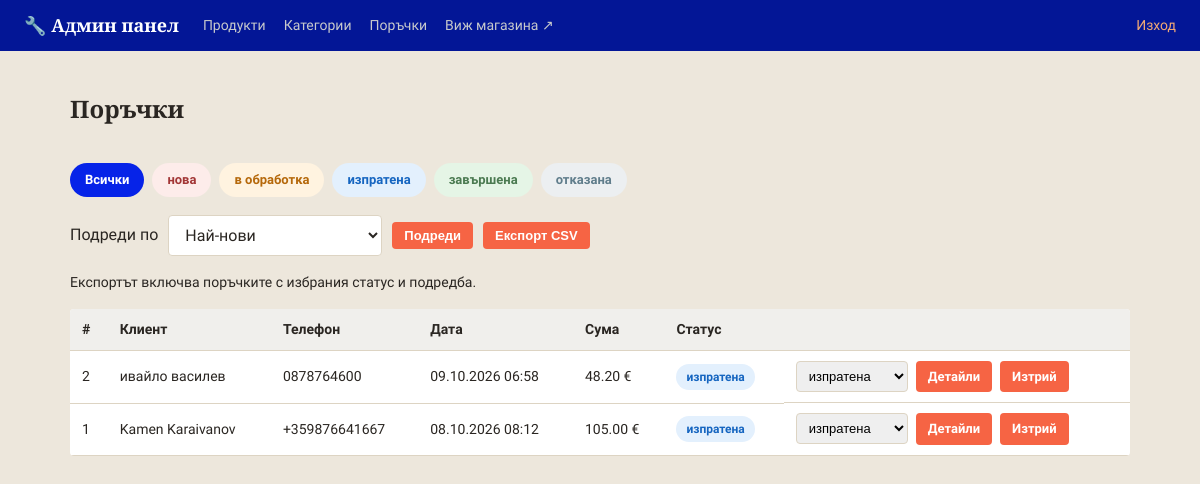
The page /admin/orders (signed in) on the database as committed earlier.
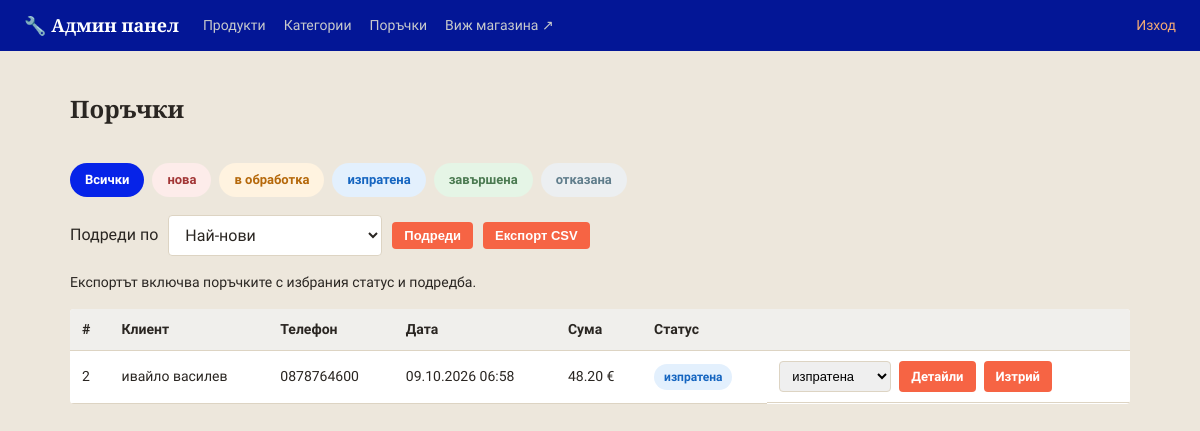
The same page on the database as committed later.
### models.py (models this page shows)
class Order(db.Model):
    __tablename__ = 'orders'
    STATUSES = ['нова', 'в обработка', 'изпратена', 'завършена', 'отказана']
    id = db.Column(db.Integer, primary_key=True)
    customer_name = db.Column(db.String(150), nullable=False)
    phone = db.Column(db.String(50), nullable=False)
    address = db.Column(db.String(300), nullable=False)
    email = db.Column(db.String(150), default='')
    total = db.Column(db.Float, nullable=False)
    status = db.Column(db.String(30), default='нова', nullable=False)
    created_at = db.Column(db.DateTime, default=datetime.utcnow)
    items = db.relationship('OrderItem', backref='order', lazy=True)

### app.py (the view)
@app.route('/admin/orders')
@admin_required
def admin_orders():
    orders, sort, status_filter = selected_orders()
    return render_template('admin/orders.html', orders=orders,
                           statuses=Order.STATUSES, status_filter=status_filter,
                           sort=sort, sort_options=ORDER_SORTS)

### app.py (called while the page is built)
@app.context_processor
def inject_whatsapp_number():
    return {'whatsapp_number': app.config['WHATSAPP_NUMBER'], 'asset_version': app.config['ASSET_VERSION']}

@app.context_processor
def inject_canonical_url():
    public_pages = {'index', 'category_view', 'product_view', 'contacts', 'returns_policy'}
    canonical_url = None
    if request.endpoint in public_pages and request.method in ('GET', 'HEAD'):
        canonical_url = app.config['CANONICAL_SITE_URL'] + url_for(
            request.endpoint, _external=False, **(request.view_args or {})
        )
    return {'canonical_url': canonical_url}

@app.before_request
def redirect_www_domain():
    if request.method in ('GET', 'HEAD') and request.host.partition(':')[0].lower() == 'www.e-jelezaria.bg':
        path = request.full_path.rstrip('?') if not request.query_string else request.full_path
        return redirect(app.config['CANONICAL_SITE_URL'] + path, code=301)

@app.context_processor
def inject_category_icons():
    return {'category_icons': CATEGORY_ICONS}

@app.context_processor
def inject_availability_info():
    return {'availability_labels': Product.AVAILABILITY_LABELS,
            'availability_badge_class': Product.AVAILABILITY_BADGE_CLASS,
            'availability_icons': Product.AVAILABILITY_ICONS}

def admin_required(view_func):
    @wraps(view_func)
    def wrapper(*args, **kwargs):
        if not session.get('is_admin'):
            flash('Моля, влезте в системата.', 'error')
            return redirect(url_for('admin_login', next=request.path))
        return view_func(*args, **kwargs)
    return wrapper

def selected_sort(options):
    value = request.args.get('sort', 'newest')
    return value if value in options else 'newest'

### templates/admin/orders.html (shortened to what this page needs)
{% extends 'admin/base.html' %}
{% block content %}
<div class="admin-header-row">
    <h1 class="page-title">Поръчки</h1>
</div>
<div class="status-filter">
    <a href="{{ url_for('admin_orders', sort=sort) }}" class="status-chip {% if not status_filter %}status-chip-active{% endif %}">Всички</a>
    {% for s in statuses %}
    <a href="{{ url_for('admin_orders', status=s, sort=sort) }}"
       class="status-chip status-{{ s | replace(' ', '-') }} {% if status_filter == s %}status-chip-active{% endif %}">{{ s }}</a>
    {% endfor %}
</div>
<form class="list-toolbar" method="get">
    {% include 'sort_select.html' %}
    <button type="submit" class="btn btn-small">Подреди</button>
    <button type="submit" class="btn btn-small" formaction="{{ url_for('admin_orders_export') }}">Експорт CSV</button>
</form>
<p class="export-note">Експортът включва поръчките с избрания статус и подредба.</p>
{% if orders %}
<table class="admin-table">
    <thead>
        <tr>
            <th>#</th>
            <th>Клиент</th>
            <th>Телефон</th>
            <th>Дата</th>
            <th>Сума</th>
            <th>Статус</th>
            <th></th>
        </tr>
    </thead>
    <tbody>
        {% for o in orders %}
        <tr>
            <td>{{ o.id }}</td>
            <td>{{ o.customer_name }}</td>
            <td>{{ o.phone }}</td>
            <td>{{ o.created_at.strftime('%d.%m.%Y %H:%M') }}</td>
            <td>{{ '%.2f'|format(o.total) }} €</td>
            <td>
                <span class="status-badge status-{{ o.status | replace(' ', '-') }}">{{ o.status }}</span>
            </td>
            <td class="admin-actions">
                <form action="{{ url_for('admin_order_status', order_id=o.id) }}" method="post" class="status-select-form">
                    <select name="status" onchange="this.form.submit()">
                        {% for s in statuses %}
                        <option value="{{ s }}" {% if s == o.status %}selected{% endif %}>{{ s }}</option>
                        {% endfor %}
                    </select>
                </form>
                <a href="{{ url_for('admin_order_detail', order_id=o.id) }}" class="btn btn-small">Детайли</a>
                <a href="{{ url_for('admin_order_delete', order_id=o.id) }}" class="btn btn-small btn-secondary">Изтрий</a>
            </td>
        </tr>
        {% endfor %}
    </tbody>
</table>
{% else %}
<p class="empty-msg">Няма поръчки{% if status_filter %} със статус "{{ status_filter }}"{% endif %}.</p>
{% endif %}
{% endblock %}

### templates/admin/base.html (shortened to what this page needs)
<!DOCTYPE html>
<html lang="bg">
<head>
    <link rel="stylesheet" href="{{ url_for('static', filename='css/style.css') }}?v={{ asset_version }}">
    <link rel="stylesheet" href="{{ url_for('static', filename='css/admin.css') }}?v={{ asset_version }}">
    <link type="text/css" rel="stylesheet" href="{{ url_for('static',filename='css/style.css') }}"/>
</head>
<body class="admin-body">
<header class="admin-topbar">
    <a href="{{ url_for('admin_dashboard') }}" class="brand">🔧 Админ панел</a>
    <nav class="admin-nav">
        <a href="{{ url_for('admin_dashboard') }}">Продукти</a>
        <a href="{{ url_for('admin_categories') }}">Категории</a>
        <a href="{{ url_for('admin_orders') }}">Поръчки</a>
        <a href="{{ url_for('index') }}" target="_blank">Виж магазина ↗</a>
    </nav>
    <a href="{{ url_for('admin_logout') }}" class="admin-logout">Изход</a>
</header>
<main class="admin-container">
    {% block content %}{% endblock %}
</main>
</body>
</html>

### templates/sort_select.html
<label for="sort">Подреди по</label>
<select id="sort" name="sort">
    {% for value, label in sort_options.items() %}
    <option value="{{ value }}" {% if sort == value %}selected{% endif %}>{{ label }}</option>
    {% endfor %}
</select>

### static/css/style.css (style rules this page uses)
:root { --steel: #0623e8; --steel-dark: #031696; --accent: #f66444; --accent-dark: #bf4e35; --highlight: #d9a441; --bg: #ede7dc; --card-bg: #ffffff; --border: #ddd4c3; --text: #2a2622; --text-light: #766f62; --success: #4b7a51; --danger: #a23636; --radius: 4px; }
* { box-sizing: border-box; }
body { margin: 0; font-family: 'PT Sans', 'Segoe UI', Roboto, Arial, sans-serif; background: var(--bg); color: var(--text); line-height: 1.5; }
h1, h2, h3, .brand, .hero h1 { font-family: 'Bitter', Georgia, serif; }
a { color: inherit; text-decoration: none; }
.brand { font-size: 22px; font-weight: 700; color: #fff; white-space: nowrap; display: flex; align-items: center; gap: 10px; }
.page-title { font-size: 24px; margin-bottom: 16px; }
.btn { display: inline-block; background: var(--accent); color: #fff; border: none; padding: 10px 18px; border-radius: var(--radius); font-weight: 600; cursor: pointer; font-size: 14px; }
.btn-small { padding: 6px 12px; font-size: 13px; }
.list-toolbar { display: flex; flex-wrap: wrap; align-items: center; gap: 10px; margin: 16px 0; }
.list-toolbar select { max-width: 100%; padding: 9px 12px; border: 1px solid var(--border); border-radius: var(--radius); background: var(--card-bg, #fff); color: inherit; font: inherit; }
.export-note { font-size: 14px; margin: 0 0 16px; }

### static/css/admin.css (style rules this page uses)
.admin-body { background: var(--bg); }
.admin-topbar { background: var(--steel-dark); color: #fff; display: flex; align-items: center; gap: 24px; padding: 12px 24px; }
.admin-topbar .brand { color: #fff; font-size: 18px; font-weight: 700; }
.admin-nav { display: flex; gap: 18px; flex: 1; }
.admin-nav a { color: #c7c9cc; font-size: 14px; }
.admin-logout { color: #f0a875; font-size: 14px; }
.admin-container { max-width: 1100px; margin: 0 auto; padding: 24px 20px 60px; }
.admin-header-row { display: flex; align-items: center; justify-content: space-between; margin-bottom: 20px; }
.admin-table { width: 100%; border-collapse: collapse; background: var(--card-bg); border-radius: var(--radius); overflow: hidden; }
.admin-table th, .admin-table td { padding: 10px 12px; border-bottom: 1px solid var(--border); text-align: left; font-size: 14px; }
.admin-table th { background: #f0efec; }
.admin-actions { display: flex; gap: 8px; flex-wrap: wrap; align-items: center; }
.btn-secondary { background: #e2e0dc; color: var(--text); }
.status-filter { display: flex; flex-wrap: wrap; gap: 8px; margin-bottom: 18px; }
.status-chip { display: inline-block; padding: 6px 14px; border-radius: 20px; font-size: 13px; font-weight: 600; background: #e2e0dc; color: var(--text); border: 1px solid transparent; }
.status-chip-active { background: var(--steel); color: #fff; }
.status-badge { display: inline-block; padding: 4px 10px; border-radius: 20px; font-size: 12px; font-weight: 700; white-space: nowrap; }
.status-badge.status-нова, .status-chip.status-нова { background: #fdecea; color: var(--danger); }
.status-badge.status-в-обработка, .status-chip.status-в-обработка { background: #fff3e0; color: #b5680a; }
.status-badge.status-изпратена, .status-chip.status-изпратена { background: #e3f0fd; color: #1565c0; }
.status-badge.status-завършена, .status-chip.status-завършена { background: #e5f5e6; color: var(--success); }
.status-badge.status-отказана, .status-chip.status-отказана { background: #eceff1; color: #607d8b; }
.status-select-form select { padding: 6px 8px; border: 1px solid var(--border); border-radius: var(--radius); font-size: 13px; }

Rows that differ between the two databases and show on the page:
removed Order: id "1", customer_name "Kamen Karaivanov", phone "+359876641667", created_at "08.10.2026 08:12", total "105.00", status "изпратена"
